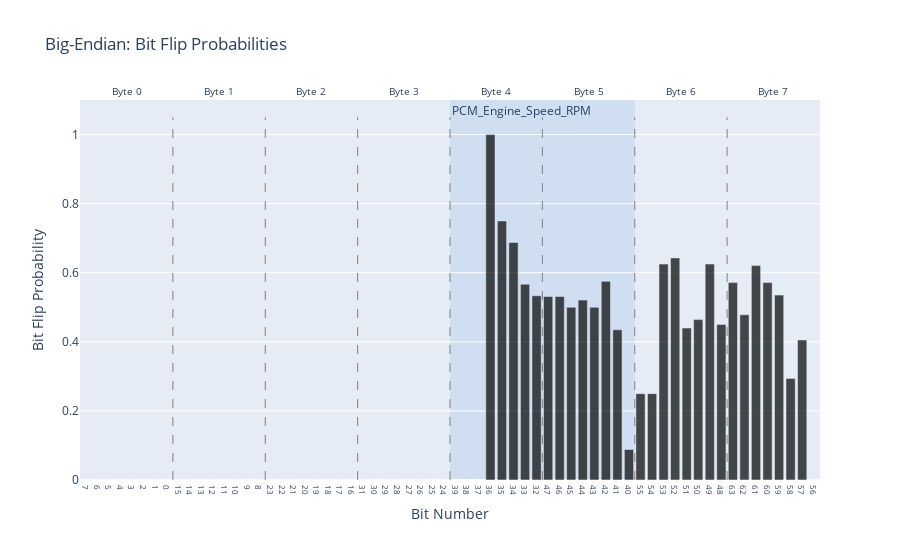

This figure's notebook cell:
### Code cell
m.plot()

### Figure 1 — Plotly figure (JSON) as saved in the notebook; plotly's stock layout.template omitted (floating-point values rounded to 4 significant figures)
{"data": [{"marker": {"color": "black"}, "name": "Bit Flip Probability", "opacity": 0.7, "type": "bar", "x": [0, 1, 2, 3, 4, 5, 6, 7, 8, 9, 10, 11, 12, 13, 14, 15, 16, 17, 18, 19, 20, 21, 22, 23, 24, 25, 26, 27, 28, 29, 30, 31, 32, 33, 34, 35, 36, 37, 38, 39, 40, 41, 42, 43, 44, 45, 46, 47, 48, 49, 50, 51, 52, 53, 54, 55, 56, 57, 58, 59, 60, 61, 62, 63], "y": [0.0, 0.0, 0.0, 0.0, 0.0, 0.0, 0.0, 0.0, 0.0, 0.0, 0.0, 0.0, 0.0, 0.0, 0.0, 0.0, 0.0, 0.0, 0.0, 0.0, 0.0, 0.0, 0.0, 0.0, 0.0, 0.0, 0.0, 0.0, 0.0, 0.0, 0.0, 0.0, 0.0, 0.0, 0.0, 1.0, 0.75, 0.6875, 0.5667, 0.5333, 0.5312, 0.5312, 0.5, 0.5208, 0.5, 0.575, 0.4348, 0.08824, 0.25, 0.25, 0.625, 0.6429, 0.44, 0.4643, 0.625, 0.45, 0.5714, 0.4783, 0.6207, 0.5714, 0.5352, 0.2941, 0.4054, 0.0]}], "layout": {"annotations": [{"font": {"size": 10}, "showarrow": false, "text": "Byte 0", "x": 3.5, "xanchor": "center", "xref": "x", "y": 1, "yanchor": "bottom", "yref": "y domain"}, {"font": {"size": 10}, "showarrow": false, "text": "Byte 1", "x": 11.5, "xanchor": "center", "xref": "x", "y": 1, "yanchor": "bottom", "yref": "y domain"}, {"font": {"size": 10}, "showarrow": false, "text": "Byte 2", "x": 19.5, "xanchor": "center", "xref": "x", "y": 1, "yanchor": "bottom", "yref": "y domain"}, {"font": {"size": 10}, "showarrow": false, "text": "Byte 3", "x": 27.5, "xanchor": "center", "xref": "x", "y": 1, "yanchor": "bottom", "yref": "y domain"}, {"font": {"size": 10}, "showarrow": false, "text": "Byte 4", "x": 35.5, "xanchor": "center", "xref": "x", "y": 1, "yanchor": "bottom", "yref": "y domain"}, {"font": {"size": 10}, "showarrow": false, "text": "Byte 5", "x": 43.5, "xanchor": "center", "xref": "x", "y": 1, "yanchor": "bottom", "yref": "y domain"}, {"font": {"size": 10}, "showarrow": false, "text": "Byte 6", "x": 51.5, "xanchor": "center", "xref": "x", "y": 1, "yanchor": "bottom", "yref": "y domain"}, {"font": {"size": 10}, "showarrow": false, "text": "Byte 7", "x": 59.5, "xanchor": "center", "xref": "x", "y": 1, "yanchor": "bottom", "yref": "y domain"}, {"showarrow": false, "text": "PCM_Engine_Speed_RPM", "x": 31.5, "xanchor": "left", "xref": "x", "y": 1, "yanchor": "top", "yref": "y domain"}], "legend": {"font": {"size": 8}, "orientation": "h", "x": 0.5, "xanchor": "center", "y": -0.2}, "shapes": [{"line": {"color": "gray", "dash": "dash", "width": 1}, "type": "line", "x0": 7.5, "x1": 7.5, "y0": 0, "y1": 1.05}, {"line": {"color": "gray", "dash": "dash", "width": 1}, "type": "line", "x0": 15.5, "x1": 15.5, "y0": 0, "y1": 1.05}, {"line": {"color": "gray", "dash": "dash", "width": 1}, "type": "line", "x0": 23.5, "x1": 23.5, "y0": 0, "y1": 1.05}, {"line": {"color": "gray", "dash": "dash", "width": 1}, "type": "line", "x0": 31.5, "x1": 31.5, "y0": 0, "y1": 1.05}, {"line": {"color": "gray", "dash": "dash", "width": 1}, "type": "line", "x0": 39.5, "x1": 39.5, "y0": 0, "y1": 1.05}, {"line": {"color": "gray", "dash": "dash", "width": 1}, "type": "line", "x0": 47.5, "x1": 47.5, "y0": 0, "y1": 1.05}, {"line": {"color": "gray", "dash": "dash", "width": 1}, "type": "line", "x0": 55.5, "x1": 55.5, "y0": 0, "y1": 1.05}, {"line": {"color": "black", "width": 1}, "opacity": 0, "type": "rect", "x0": -0.5, "x1": 7.5, "xref": "x", "y0": 0, "y1": 1, "yref": "y domain"}, {"line": {"color": "black", "width": 1}, "opacity": 0, "type": "rect", "x0": 7.5, "x1": 15.5, "xref": "x", "y0": 0, "y1": 1, "yref": "y domain"}, {"line": {"color": "black", "width": 1}, "opacity": 0, "type": "rect", "x0": 15.5, "x1": 23.5, "xref": "x", "y0": 0, "y1": 1, "yref": "y domain"}, {"line": {"color": "black", "width": 1}, "opacity": 0, "type": "rect", "x0": 23.5, "x1": 31.5, "xref": "x", "y0": 0, "y1": 1, "yref": "y domain"}, {"line": {"color": "black", "width": 1}, "opacity": 0, "type": "rect", "x0": 31.5, "x1": 39.5, "xref": "x", "y0": 0, "y1": 1, "yref": "y domain"}, {"line": {"color": "black", "width": 1}, "opacity": 0, "type": "rect", "x0": 39.5, "x1": 47.5, "xref": "x", "y0": 0, "y1": 1, "yref": "y domain"}, {"line": {"color": "black", "width": 1}, "opacity": 0, "type": "rect", "x0": 47.5, "x1": 55.5, "xref": "x", "y0": 0, "y1": 1, "yref": "y domain"}, {"line": {"color": "black", "width": 1}, "opacity": 0, "type": "rect", "x0": 55.5, "x1": 63.5, "xref": "x", "y0": 0, "y1": 1, "yref": "y domain"}, {"fillcolor": "#79A8DD", "layer": "below", "line": {"width": 0}, "opacity": 0.2, "type": "rect", "x0": 31.5, "x1": 47.5, "xref": "x", "y0": 0, "y1": 1, "yref": "y domain"}], "title": {"text": "Big-Endian: Bit Flip Probabilities"}, "xaxis": {"tickfont": {"size": 8}, "tickmode": "array", "ticktext": [7, 6, 5, 4, 3, 2, 1, 0, 15, 14, 13, 12, 11, 10, 9, 8, 23, 22, 21, 20, 19, 18, 17, 16, 31, 30, 29, 28, 27, 26, 25, 24, 39, 38, 37, 36, 35, 34, 33, 32, 47, 46, 45, 44, 43, 42, 41, 40, 55, 54, 53, 52, 51, 50, 49, 48, 63, 62, 61, 60, 59, 58, 57, 56], "tickvals": [0, 1, 2, 3, 4, 5, 6, 7, 8, 9, 10, 11, 12, 13, 14, 15, 16, 17, 18, 19, 20, 21, 22, 23, 24, 25, 26, 27, 28, 29, 30, 31, 32, 33, 34, 35, 36, 37, 38, 39, 40, 41, 42, 43, 44, 45, 46, 47, 48, 49, 50, 51, 52, 53, 54, 55, 56, 57, 58, 59, 60, 61, 62, 63], "title": {"text": "Bit Number"}}, "yaxis": {"range": [0, 1.1], "title": {"text": "Bit Flip Probability"}}}}
